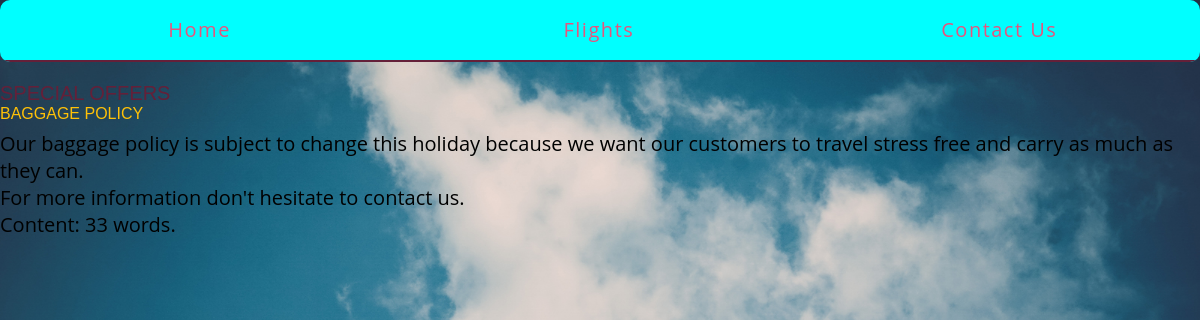
The app's page /bookings/2/7/ with its own data.
### bookings/models.py (models this page shows, shortened)
class Step(models.Model):
	title = models.CharField(max_length=255)
	description = models.TextField()
	content = models.TextField(blank=True, default='')
	order = models.IntegerField(default=0)
	booking = models.ForeignKey(Booking)
	class Meta:
		ordering = ['order',]

### bookings/views.py (the view)
# urls.py: url(r'(?P<booking_pk>\d+)/(?P<step_pk>\d+)/$', views.step_detail, name='step'),
def step_detail(request, booking_pk, step_pk):
	step = get_object_or_404(models.Step,booking_id=booking_pk, pk=step_pk)
	return render (request, 'bookings/step_detail.html', {'step': step})

### bookings/templates/bookings/step_detail.html (shortened to what this page needs)
{% extends "layout.html" %}
{% block content %}
<article>
	<h2><a href="{% url 'bookings:detail' pk=step.booking.pk %}">{{ step.booking.title }}</a></h2>
	<h3>{{ step.title }}</h3>
	{% with con=step.content %}
		{{ con|linebreaks }} Content: {{ con|wordcount }} words.
	{% endwith %}
</article>
{% endblock %}

### assets/css/layout.css (style rules this page uses)
html { box-sizing: border-box; }
*, *::after, *::before { box-sizing: inherit; }
article h2 a, article h3 a { color: #642039; text-decoration: none; }

### assets/css/style.css (style rules this page uses)
html,body,div,span,applet,object,iframe,h1,h2,h3,h4,h5,h6,p,blockquote,pre,a,abbr,acronym,address,big,cite,code,del,dfn,em,img,ins,kbd,q,s,samp,small,strike,strong,sub,sup,tt,var,b,u,i,dl,dt,dd,ol,nav ul,nav li,fieldset,form,label,legend,table,caption,tbody,tfoot,thead,tr,th,td,article,aside,canvas,details,embed,figure,figcaption,footer,header,hgroup,menu,nav,output,ruby,section,summary,time,mark,audio,video { margin:0;padding:0;border:0;font-size:100%;font:inherit;vertical-align:baseline; }
article, aside, details, figcaption, figure,footer, header, hgroup, menu, nav, section { display: block; }
a { text-decoration:none; }
body { background:url('../images/1.jpg') no-repeat 0px 0px; background-size: cover; font-family: 'Open Sans', sans-serif; background-attachment: fixed; background-position: center; }
h1,h2,h3,h4,h5,h6 { font-family: 'Montserrat', sans-serif; }
h3 { font-size: 16px; color:#FFC107; margin-bottom: 7px; }

### records on screen
Step: title "BAGGAGE POLICY", content "Our baggage policy is subject to change this holiday because we want our customers to travel stress free and carry as much as they can. For more information don't hesitate to contact us.", content "33"
